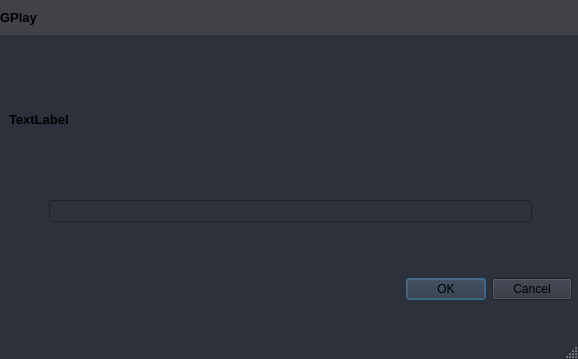
<?xml version="1.0" encoding="UTF-8"?>
<ui version="4.0">
 <class>Dialog</class>
 <widget class="QDialog" name="Dialog">
  <property name="geometry">
   <rect>
    <x>0</x>
    <y>0</y>
    <width>578</width>
    <height>359</height>
   </rect>
  </property>
  <property name="windowTitle">
   <string>Dialog</string>
  </property>
  <property name="styleSheet">
   <string notr="true">QMainWindow {background: transparent; }
QToolTip {
	color: #ffffff;
	background-color: rgba(27, 29, 35, 160);
	border: 1px solid rgb(40, 40, 40);
	border-radius: 2px;
}</string>
  </property>
  <property name="sizeGripEnabled">
   <bool>true</bool>
  </property>
  <widget class="QWidget" name="MainWidget" native="true">
   <property name="enabled">
    <bool>true</bool>
   </property>
   <property name="geometry">
    <rect>
     <x>0</x>
     <y>0</y>
     <width>581</width>
     <height>361</height>
    </rect>
   </property>
   <property name="sizePolicy">
    <sizepolicy hsizetype="Expanding" vsizetype="Expanding">
     <horstretch>0</horstretch>
     <verstretch>0</verstretch>
    </sizepolicy>
   </property>
   <property name="styleSheet">
    <string notr="true">background: transparent;
color: rgb(210, 210, 210);

/* LINE EDIT */\nQLineEdit {\n	background-color: rgb(27, 29, 35);\n	border-radius: 5px;\n	border: 2px solid rgb(27, 29, 35);\n	padding-left: 10px;\n}\nQLineEdit:hover {\n	border: 2px solid rgb(64, 71, 88);\n}\nQLineEdit:focus {\n	border: 2px solid rgb(91, 101, 124);\n}\n\n/* SCROLL BARS */\nQScrollBar:horizontal {\n    border: none;\n    background: qlineargradient(spread:pad, x1:0, y1:0, x2:1, y2:1, stop:0 rgba(229, 153, 0, 255), stop:0.768844 rgba(255, 170, 127, 255));\n    height: 14px;\n    margin: 0px 21px 0 21px;\n	border-radius: 0px;\n}\nQScrollBar::handle:horizontal {\n	\n	background: qlineargradient(spread:pad, x1:0, y1:0, x2:1, y2:1, stop:0 rgba(229, 153, 0, 255), stop:0.768844 rgba(255, 170, 127, 255));\n    min-width: 25px;\n	border-radius: 7px\n}\nQScrollBar::add-line:horizontal {\n    border: none;\n    background: qlineargradient(spread:pad, x1:0, y1:0, x2:1, y2:1, stop:0 rgba(229, 153, 0, 255), stop:0.768844 rgba(255, 170, 127, 255));\n    width: 20px;\n	border-top-right-radius: 7px;\n    border-bottom-right-radius: 7px;\n    subcontrol-position: right;\n    subcontrol-origin: margin;\n}\nQScrollBar::sub-line:horizontal {\n    border: none;\n   background: qlineargradient(spread:pad, x1:0, y1:0, x2:1, y2:1, stop:0 rgba(229, 153, 0, 255), stop:0.768844 rgba(255, 170, 127, 255));\n    width: 20px;\n	border-top-left-radius: 7px;\n    border-bottom-left-radius: 7px;\n    subcontrol-position: left;\n    subcontrol-origin: margin;\n}\nQScrollBar::up-arrow:horizontal, QScrollBar::down-arrow:horizontal\n{\n     background: none;\n}\nQScrollBar::add-page:horizontal, QScrollBar::sub-page:horizontal\n{\n     background: none;\n}\n QScrollBar:vertical {\n	border: none;\n    background: rgb(52, 59, 72);\n    width: 14px;\n    margin: 21px 0 21px 0;\n	border-radius: 0px;\n }\n QScrollBar::handle:vertical {	\n	background: rgb(85, 170, 255);\n    min-height: 25px;\n	border-radius: 7px\n }\n QScrollBar::add-line:vertical {\n     border: none;\n    background: rgb(55, 63, 77);\n     height: 20px;\n	border-bottom-left-radius: 7px;\n    border-bottom-right-radius: 7px;\n     subcontrol-position: bottom;\n     subcontrol-origin: margin;\n }\n QScrollBar::sub-line:vertical {\n	border: none;\n    background: rgb(55, 63, 77);\n     height: 20px;\n	border-top-left-radius: 7px;\n    border-top-right-radius: 7px;\n     subcontrol-position: top;\n     subcontrol-origin: margin;\n }\n QScrollBar::up-arrow:vertical, QScrollBar::down-arrow:vertical {\n     background: none;\n }\n\n QScrollBar::add-page:vertical, QScrollBar::sub-page:vertical {\n     background: none;\n }\n\n/* CHECKBOX */\nQCheckBox::indicator {\n    border: 3px solid rgb(52, 59, 72);\n	width: 15px;\n	height: 15px;\n	border-radius: 10px;\n    background: rgb(44, 49, 60);\n}\nQCheckBox::indicator:hover {\n    border: 3px solid rgb(58, 66, 81);\n}\nQCheckBox::indicator:checked {\n    background: 3px solid rgb(52, 59, 72);\n	border: 3px solid rgb(52, 59, 72);	\n	background-image: url(:/16x16/icons/16x16/cil-check-alt.png);\n}\n\n/* RADIO BUTTON */\nQRadioButton::indicator {\n    border: 3px solid rgb(52, 59, 72);\n	width: 15px;\n	height: 15px;\n	border-radius: 10px;\n    background: rgb(44, 49, 60);\n}\nQRadioButton::indicator:hover {\n    border: 3px solid rgb(58, 66, 81);\n}\nQRadioButton::indicator:checked {\n    background: 3px solid rgb(94, 106, 130);\n	border: 3px solid rgb(52, 59, 72);	\n}\n\n/* COMBOBOX */\nQComboBox{\n	background-color: rgb(27, 29, 35);\n	border-radius: 5px;\n	border: 2px solid rgb(27, 29, 35);\n	padding: 5px;\n	padding-left: 10px;\n}\nQComboBox:hover{\n	border: 2px solid rgb(64, 71, 88);\n}\nQComboBox::drop-down {\n	subcontrol-origin: padding;\n	subcontrol-position: top right;\n	width: 25px; \n	border-left-width: 3px;\n	border-left-color: rgba(39, 44, 54, 150);\n	border-left-style: solid;\n	border-top-right-radius: 3px;\n	border-bottom-right-radius: 3px;	\n	background-image: url(:/16x16/icons/16x16/cil-arrow-bottom.png);\n	background-position: center;\n	background-repeat: no-reperat;\n }\nQComboBox QAbstractItemView {\n	color: rgb(85, 170, 255);	\n	background-color: rgb(27, 29, 35);\n	padding: 10px;\n	selection-background-color: rgb(39, 44, 54);\n}\n\n/* SLIDERS */\nQSlider::groove:horizontal {\n    border-radius: 9px;\n    height: 18px;\n	margin: 0px;\n	background-color: rgb(52, 59, 72);\n}\nQSlider::groove:horizontal:hover {\n	background-color: rgb(55, 62, 76);\n}\nQSlider::handle:horizontal {\n    background-color: rgb(85, 170, 255);\n    border: none;\n    height: 18px;\n    width: 18px;\n    margin: 0px;\n	border-radius: 9px;\n}\nQSlider::handle:horizontal:hover {\n    background-color: rgb(105, 180, 255);\n}\nQSlider::handle:horizontal:pressed {\n    background-color: rgb(65, 130, 195);\n}\n\nQSlider::groove:vertical {\n    border-radius: 9px;\n    width: 18px;\n    margin: 0px;\n	background-color: rgb(52, 59, 72);\n}\nQSlider::groove:vertical:hover {\n	background-color: rgb(55, 62, 76);\n}\nQSlider::handle:vertical {\n    background-color: rgb(85, 170, 255);\n	border: none;\n    height: 18px;\n    width: 18px;\n    margin: 0px;\n	border-radius: 9px;\n}\nQSlider::handle:vertical:hover {\n    background-color: rgb(105, 180, 255);\n}\nQSlider::handle:vertical:pressed {\n    background-color: rgb(65, 130, 195);\n}\n\n</string>
   </property>
   <layout class="QVBoxLayout" name="verticalLayout_2">
    <property name="spacing">
     <number>0</number>
    </property>
    <item>
     <widget class="QLabel" name="label_title_bar_top">
      <property name="minimumSize">
       <size>
        <width>0</width>
        <height>35</height>
       </size>
      </property>
      <property name="maximumSize">
       <size>
        <width>16777215</width>
        <height>35</height>
       </size>
      </property>
      <property name="font">
       <font>
        <family>Segoe UI</family>
        <pointsize>10</pointsize>
        <weight>75</weight>
        <bold>true</bold>
       </font>
      </property>
      <property name="styleSheet">
       <string notr="true">background-color: rgba(27, 29, 35, 210)</string>
      </property>
      <property name="text">
       <string>GPlay</string>
      </property>
     </widget>
    </item>
    <item>
     <widget class="QFrame" name="verticalFrame_2">
      <property name="styleSheet">
       <string notr="true">background-color: rgb(44, 49, 60);</string>
      </property>
      <layout class="QVBoxLayout" name="verticalLayout_3">
       <item>
        <widget class="QLabel" name="label">
         <property name="maximumSize">
          <size>
           <width>16777215</width>
           <height>50</height>
          </size>
         </property>
         <property name="font">
          <font>
           <pointsize>10</pointsize>
           <weight>75</weight>
           <bold>true</bold>
          </font>
         </property>
         <property name="text">
          <string>TextLabel</string>
         </property>
         <property name="wordWrap">
          <bool>true</bool>
         </property>
         <property name="margin">
          <number>15</number>
         </property>
        </widget>
       </item>
       <item>
        <layout class="QHBoxLayout" name="horizontalLayout_2">
         <item>
          <spacer name="horizontalSpacer">
           <property name="orientation">
            <enum>Qt::Horizontal</enum>
           </property>
           <property name="sizeType">
            <enum>QSizePolicy::Preferred</enum>
           </property>
           <property name="sizeHint" stdset="0">
            <size>
             <width>40</width>
             <height>20</height>
            </size>
           </property>
          </spacer>
         </item>
         <item>
          <widget class="QLineEdit" name="lineEdit"/>
         </item>
         <item>
          <spacer name="horizontalSpacer_2">
           <property name="orientation">
            <enum>Qt::Horizontal</enum>
           </property>
           <property name="sizeType">
            <enum>QSizePolicy::Preferred</enum>
           </property>
           <property name="sizeHint" stdset="0">
            <size>
             <width>40</width>
             <height>20</height>
            </size>
           </property>
          </spacer>
         </item>
        </layout>
       </item>
       <item>
        <widget class="QDialogButtonBox" name="buttonBox">
         <property name="orientation">
          <enum>Qt::Horizontal</enum>
         </property>
         <property name="standardButtons">
          <set>QDialogButtonBox::Cancel|QDialogButtonBox::Ok</set>
         </property>
        </widget>
       </item>
      </layout>
     </widget>
    </item>
   </layout>
  </widget>
 </widget>
 <resources/>
 <connections/>
</ui>
